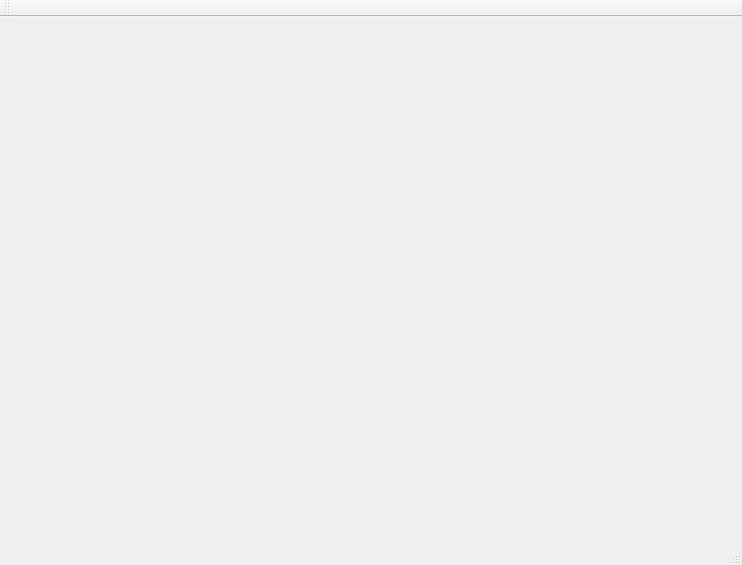
<?xml version="1.0" encoding="UTF-8"?>
<ui version="4.0">
 <class>AudioClass</class>
 <widget class="QMainWindow" name="AudioClass">
  <property name="geometry">
   <rect>
    <x>0</x>
    <y>0</y>
    <width>742</width>
    <height>565</height>
   </rect>
  </property>
  <property name="windowTitle">
   <string>Audio</string>
  </property>
  <widget class="QWidget" name="centralWidget"/>
  <widget class="QToolBar" name="mainToolBar">
   <attribute name="toolBarArea">
    <enum>TopToolBarArea</enum>
   </attribute>
   <attribute name="toolBarBreak">
    <bool>false</bool>
   </attribute>
  </widget>
  <widget class="QStatusBar" name="statusBar"/>
 </widget>
 <layoutdefault spacing="6" margin="11"/>
 <resources>
  <include location="Audio.qrc"/>
 </resources>
 <connections/>
</ui>
